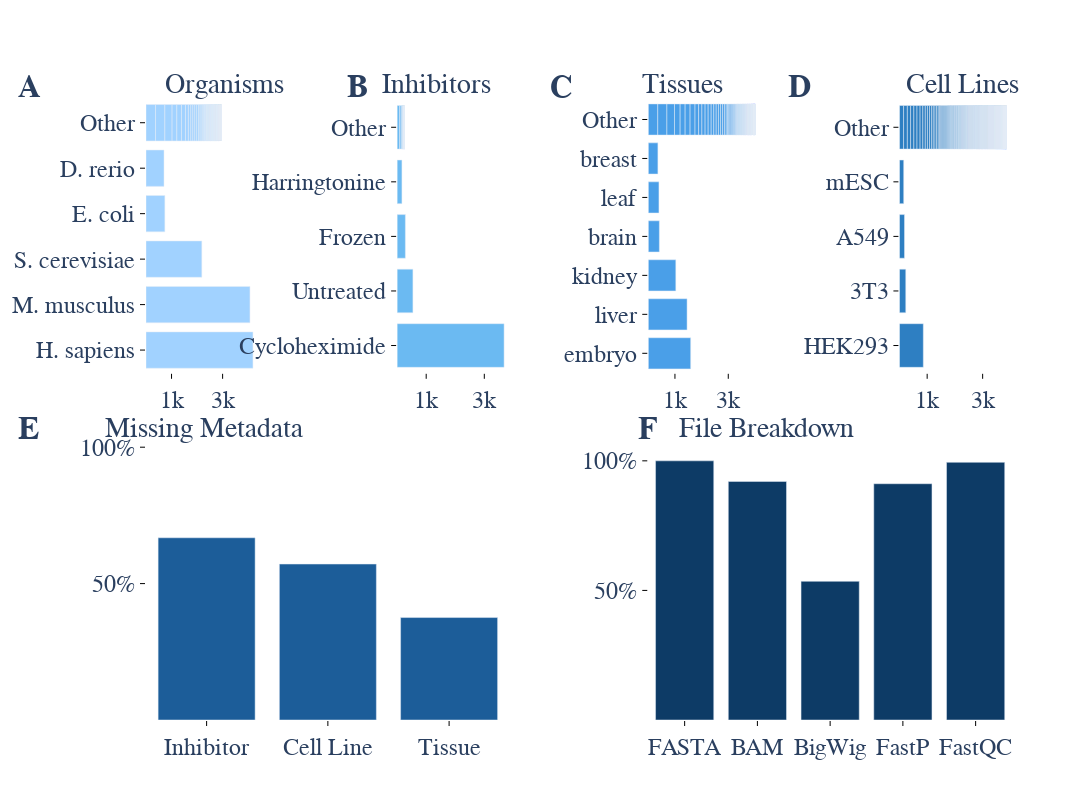

Notebook cell for this chart:
### Code cell
import plotly.graph_objects as go
from plotly.subplots import make_subplots

# Define the consistent style
plot_layout = go.Layout(
    font=dict(family="Arial", size=14),
    title_font_size=30,
    legend=dict(
        traceorder="normal",
        font=dict(family="Arial", size=12),
        bgcolor="rgba(0,0,0,0)",
        bordercolor="Black",
        borderwidth=2
    ),
    paper_bgcolor='white',
    plot_bgcolor='white',
    xaxis=dict(
        title_font=dict(family="Arial", size=16),
        tickfont=dict(family="Arial", size=16)
    ),
    yaxis=dict(
        title_font=dict(family="Arial", size=16),
        tickfont=dict(family="Arial", size=14)
    ),
    height=800,
    width=1200,
    # title_text="Metadata Breakdowns",
    showlegend=False
)

# Create a multipanel figure with consistent style
fig = make_subplots(
    rows=2,
    cols=4,
    subplot_titles=[
        "",
        "",
        "",
        "",
        "","",
        "",""
    ],
    vertical_spacing=0.12,
    horizontal_spacing=0.16,
    specs=[
        [{"type": "bar"}, {"type": "bar"}, {"type": "bar"}, {"type": "bar"}],
        [{"type": "bar", "colspan": 2}, {}, {"type": "bar", "colspan": 2}, {}]
    ],
    # row_titles=["Metadata Breakdowns", "Additional Information"],
)
# Add your plots to the respective subplots

fig.add_trace(plot_organism_metadata_bar(df), row=1, col=1)
fig.add_trace(plot_inhibitor(df), row=1, col=2)
fig.add_trace(plot_tissue(df), row=1, col=3)
fig.add_trace(plot_cell_line(df), row=1, col=4)
fig.add_trace(plot_missing_metadata(df), row=2, col=1)
fig.add_trace(plot_file_existence(file_existence_df), row=2, col=3)

# label plots A, B, C, D, E, F
# Bold letters
fig.add_annotation(x=-0.15, y=1.05, xref="paper", yref="paper", text="<b>A</b>", showarrow=False, font=dict(size=32))
fig.add_annotation(x=0.23, y=1.05, xref="paper", yref="paper", text="<b>B</b>", showarrow=False, font=dict(size=32))
fig.add_annotation(x=0.48, y=1.05, xref="paper", yref="paper", text="<b>C</b>", showarrow=False, font=dict(size=32))
fig.add_annotation(x=0.77, y=1.05, xref="paper", yref="paper", text="<b>D</b>", showarrow=False, font=dict(size=32))
fig.add_annotation(x=-0.15, y=0.47, xref="paper", yref="paper", text="<b>E</b>", showarrow=False, font=dict(size=32))
fig.add_annotation(x=0.58, y=0.47, xref="paper", yref="paper", text="<b>F</b>", showarrow=False, font=dict(size=32))

# Titles
fig.add_annotation(x=0.02, y=1.05, xref="paper", yref="paper", text="Organisms", showarrow=False, font=dict(size=28))
fig.add_annotation(x=0.27, y=1.05, xref="paper", yref="paper", text="Inhibitors", showarrow=False, font=dict(size=28))
fig.add_annotation(x=0.62, y=1.05, xref="paper", yref="paper", text="Tissues", showarrow=False, font=dict(size=28))
fig.add_annotation(x=1.01, y=1.05, xref="paper", yref="paper", text="Cell Lines", showarrow=False, font=dict(size=28))
fig.add_annotation(x=-0.05, y=0.47, xref="paper", yref="paper", text="Missing Metadata", showarrow=False, font=dict(size=28))
fig.add_annotation(x=0.82, y=0.47, xref="paper", yref="paper", text="File Breakdown", showarrow=False, font=dict(size=28))
fig.update_layout(plot_layout)
# add consistent styling to the figure


fig.update_xaxes(
    ticks="outside",
    tickwidth=1,
    tickcolor='black',
    ticklen=5,
    tickvals=[1000, 3000],  # Set the tick values
    ticktext=["1k", "3k"],  # Set the tick labels
    tickfont=dict(size=24),  # Set the tick label font size
    row=1, col=1  # Target the subplot at row 1, column 1
)

fig.update_yaxes(
    ticks="outside",
    tickwidth=1,
    tickcolor='black',
    ticklen=5,
    tickfont=dict(size=24),  # Set the tick label font size
    row=1, col=1  # Target the subplot at row 1, column 1
)

fig.update_xaxes(
    ticks="outside",
    tickwidth=1,
    tickcolor='black',
    ticklen=5,
    tickvals=[1000, 3000],  # Set the tick values
    ticktext=["1k", "3k"],  # Set the tick labels
    tickfont=dict(size=24),  # Set the tick label font size
    row=1, col=2  # Target the subplot at row 1, column 1
)
fig.update_yaxes(
    ticks="outside",
    tickwidth=1,
    tickcolor='black',
    ticklen=5,
    tickfont=dict(size=24),  # Set the tick label font size
    row=1, col=2  # Target the subplot at row 1, column 1
)

fig.update_xaxes(
    ticks="outside",
    tickwidth=1,
    tickcolor='black',
    ticklen=5,
    tickvals=[1000, 3000],  # Set the tick values
    ticktext=["1k", "3k"],  # Set the tick labels
    tickfont=dict(size=24),  # Set the tick label font size
    row=1, col=3  # Target the subplot at row 1, column 1
)
fig.update_yaxes(
    ticks="outside",
    tickwidth=1,
    tickcolor='black',
    ticklen=5,
    tickfont=dict(size=24),  # Set the tick label font size
    row=1, col=3  # Target the subplot at row 1, column 1
)

fig.update_xaxes(
    ticks="outside",
    tickwidth=1,
    tickcolor='black',
    ticklen=5,
    tickvals=[1000, 3000],  # Set the tick values
    ticktext=["1k", "3k"],  # Set the tick labels
    tickfont=dict(size=24),  # Set the tick label font size
    row=1, col=4  # Target the subplot at row 1, column 1
)
fig.update_yaxes(
    ticks="outside",
    tickwidth=1,
    tickcolor='black',
    ticklen=5,
    tickfont=dict(size=24),  # Set the tick label font size
    row=1, col=4  # Target the subplot at row 1, column 1
)

fig.update_xaxes(
    ticks="outside",
    tickwidth=1,
    tickcolor='black',
    ticklen=5,
    # tickvals=[2500, 5000, 7500, 10000],  # Set the tick values
    # ticktext=["2500", "5000", "7500", "10000"],  # Set the tick labels
    tickfont=dict(size=24),  # Set the tick label font size
    row=2, col=1,  # Target the subplot at row 1, column 1
)
fig.update_yaxes(
    ticks="outside",
    tickwidth=1,
    tickcolor='black',
    ticklen=5,
    tickfont=dict(size=24),  # Set the tick label font size
    row=2, col=1,  # Target the subplot at row 2, column 1
    range=[0, 100],
    ticksuffix='%',
    tickvals=[50, 100],  # Specify the tick values
    ticktext=['50%', '100%'],  # Specify the tick labels
)

fig.update_xaxes(
    ticks="outside",
    tickwidth=1,
    tickcolor='black',
    ticklen=5,
    # tickvals=[2500, 5000, 7500, 10000],  # Set the tick values
    # ticktext=["2500", "5000", "7500", "10000"],  # Set the tick labels
    tickfont=dict(size=24),  # Set the tick label font size
    row=2, col=3  # Target the subplot at row 1, column 1
)
fig.update_yaxes(
    ticks="outside",
    tickwidth=1,
    tickcolor='black',
    ticklen=5,
    tickfont=dict(size=24),  # Set the tick label font size
    row=2, col=3,  # Target the subplot at row 1, column 1
    tickvals=[50, 100],  # Specify the tick values
    ticktext=['50%', '100%'],  # Specify the tick labels
)

# Modify the colors of each trace
fig.data[0].marker.color = '#A1D2FF'  # Pale Blue
fig.data[1].marker.color = '#6BBAF2'  # Light Blue
fig.data[2].marker.color = '#4A9FE8'  # Light Medium Blue
fig.data[3].marker.color = '#2E7FC2'  # Medium Blue
fig.data[4].marker.color = '#1C5D99'  # Medium Dark Blue
fig.data[5].marker.color = '#0D3B66'  # Dark Blue

fig.write_image("metadata_breakdowns.svg")
fig.show()

### Figure 1 — Plotly figure (JSON) as saved in the notebook; plotly's stock layout.template omitted (floating-point values rounded to 4 significant figures; data arrays with more than 128 entries replaced by an {"elided": "..."} marker saying what was removed)
{"data": [{"marker": {"color": "#A1D2FF"}, "name": "Organism Breakdown", "orientation": "h", "type": "bar", "x": [4188, 4071, 2186, 738, 705, 374, 365, 282, 187, 181, 156, 115, 97, 78, 77, 77, 72, 53, 41, 40, 33, 32, 28, 28, 27, 24, 22, 21, 20, 20, 19, 17, 16, 16, 16, 16, 16, 14, 14, 14, 12, 12, 12, 12, 12, 12, 12, 11, 10, 10, 10, 10, 10, 9, 9, 9, 9, 8, 8, 8, 7, 6, 6, 6, 6, 6, 6, 6, 6, 6, 6, 5, 5, 4, 4, 4, 4, 4, 4, 4, 4, 3, 3, 3, 3, 2, 2, 2, 2, 2, 2, 2, 1, 1, 1, 1], "xaxis": "x", "y": ["H. sapiens", "M. musculus", "S. cerevisiae", "E. coli", "D. rerio", "Other", "Other", "Other", "Other", "Other", "Other", "Other", "Other", "Other", "Other", "Other", "Other", "Other", "Other", "Other", "Other", "Other", "Other", "Other", "Other", "Other", "Other", "Other", "Other", "Other", "Other", "Other", "Other", "Other", "Other", "Other", "Other", "Other", "Other", "Other", "Other", "Other", "Other", "Other", "Other", "Other", "Other", "Other", "Other", "Other", "Other", "Other", "Other", "Other", "Other", "Other", "Other", "Other", "Other", "Other", "Other", "Other", "Other", "Other", "Other", "Other", "Other", "Other", "Other", "Other", "Other", "Other", "Other", "Other", "Other", "Other", "Other", "Other", "Other", "Other", "Other", "Other", "Other", "Other", "Other", "Other", "Other", "Other", "Other", "Other", "Other", "Other", "Other", "Other", "Other", "Other"], "yaxis": "y"}, {"marker": {"color": "#6BBAF2"}, "orientation": "h", "type": "bar", "x": [3681, 543, 284, 165, 87, 52, 29, 17, 13, 12, 10, 7, 6, 4, 2, 2, 2, 2, 2, 2, 2, 2, 1], "xaxis": "x2", "y": ["Cycloheximide", "Untreated", "Frozen", "Harringtonine", "Other", "Other", "Other", "Other", "Other", "Other", "Other", "Other", "Other", "Other", "Other", "Other", "Other", "Other", "Other", "Other", "Other", "Other", "Other"], "yaxis": "y2"}, {"marker": {"color": "#4A9FE8"}, "name": "Tissue Breakdown", "orientation": "h", "type": "bar", "x": {"elided": "143 int values"}, "xaxis": "x3", "y": {"elided": "143 str values"}, "yaxis": "y3"}, {"marker": {"color": "#2E7FC2"}, "name": "Cell Line Breakdown", "orientation": "h", "type": "bar", "x": {"elided": "326 int values"}, "xaxis": "x4", "y": {"elided": "326 str values"}, "yaxis": "y4"}, {"marker": {"color": "#1C5D99"}, "name": "Missing Metadata Entries", "type": "bar", "x": ["Inhibitor", "Cell Line", "Tissue"], "xaxis": "x5", "y": [66.8, 57.17, 37.56], "yaxis": "y5"}, {"marker": {"color": "#0D3B66"}, "name": "", "type": "bar", "x": ["FASTA", "BAM", "BigWig", "FastP", "FastQC"], "xaxis": "x7", "y": [100, 92.04, 53.51, 91.17, 99.43], "yaxis": "y7"}], "layout": {"annotations": [{"font": {"size": 32}, "showarrow": false, "text": "<b>A</b>", "x": -0.15, "xref": "paper", "y": 1.05, "yref": "paper"}, {"font": {"size": 32}, "showarrow": false, "text": "<b>B</b>", "x": 0.23, "xref": "paper", "y": 1.05, "yref": "paper"}, {"font": {"size": 32}, "showarrow": false, "text": "<b>C</b>", "x": 0.48, "xref": "paper", "y": 1.05, "yref": "paper"}, {"font": {"size": 32}, "showarrow": false, "text": "<b>D</b>", "x": 0.77, "xref": "paper", "y": 1.05, "yref": "paper"}, {"font": {"size": 32}, "showarrow": false, "text": "<b>E</b>", "x": -0.15, "xref": "paper", "y": 0.47, "yref": "paper"}, {"font": {"size": 32}, "showarrow": false, "text": "<b>F</b>", "x": 0.58, "xref": "paper", "y": 0.47, "yref": "paper"}, {"font": {"size": 28}, "showarrow": false, "text": "Organisms", "x": 0.02, "xref": "paper", "y": 1.05, "yref": "paper"}, {"font": {"size": 28}, "showarrow": false, "text": "Inhibitors", "x": 0.27, "xref": "paper", "y": 1.05, "yref": "paper"}, {"font": {"size": 28}, "showarrow": false, "text": "Tissues", "x": 0.62, "xref": "paper", "y": 1.05, "yref": "paper"}, {"font": {"size": 28}, "showarrow": false, "text": "Cell Lines", "x": 1.01, "xref": "paper", "y": 1.05, "yref": "paper"}, {"font": {"size": 28}, "showarrow": false, "text": "Missing Metadata", "x": -0.05, "xref": "paper", "y": 0.47, "yref": "paper"}, {"font": {"size": 28}, "showarrow": false, "text": "File Breakdown", "x": 0.82, "xref": "paper", "y": 0.47, "yref": "paper"}], "font": {"family": "Arial", "size": 14}, "height": 800, "legend": {"bgcolor": "rgba(0,0,0,0)", "bordercolor": "Black", "borderwidth": 2, "font": {"family": "Arial", "size": 12}, "traceorder": "normal"}, "paper_bgcolor": "white", "plot_bgcolor": "white", "showlegend": false, "title": {"font": {"size": 30}}, "width": 1200, "xaxis": {"anchor": "y", "domain": [0, 0.13], "tickcolor": "black", "tickfont": {"family": "Arial", "size": 24}, "ticklen": 5, "ticks": "outside", "ticktext": ["1k", "3k"], "tickvals": [1000, 3000], "tickwidth": 1, "title": {"font": {"family": "Arial", "size": 16}}}, "xaxis2": {"anchor": "y2", "domain": [0.29, 0.42], "tickcolor": "black", "tickfont": {"size": 24}, "ticklen": 5, "ticks": "outside", "ticktext": ["1k", "3k"], "tickvals": [1000, 3000], "tickwidth": 1}, "xaxis3": {"anchor": "y3", "domain": [0.58, 0.71], "tickcolor": "black", "tickfont": {"size": 24}, "ticklen": 5, "ticks": "outside", "ticktext": ["1k", "3k"], "tickvals": [1000, 3000], "tickwidth": 1}, "xaxis4": {"anchor": "y4", "domain": [0.87, 1], "tickcolor": "black", "tickfont": {"size": 24}, "ticklen": 5, "ticks": "outside", "ticktext": ["1k", "3k"], "tickvals": [1000, 3000], "tickwidth": 1}, "xaxis5": {"anchor": "y5", "domain": [0, 0.42], "tickcolor": "black", "tickfont": {"size": 24}, "ticklen": 5, "ticks": "outside", "tickwidth": 1}, "xaxis6": {"anchor": "y6", "domain": [0.29, 0.42]}, "xaxis7": {"anchor": "y7", "domain": [0.58, 1], "tickcolor": "black", "tickfont": {"size": 24}, "ticklen": 5, "ticks": "outside", "tickwidth": 1}, "xaxis8": {"anchor": "y8", "domain": [0.87, 1]}, "yaxis": {"anchor": "x", "domain": [0.56, 1], "tickcolor": "black", "tickfont": {"family": "Arial", "size": 24}, "ticklen": 5, "ticks": "outside", "tickwidth": 1, "title": {"font": {"family": "Arial", "size": 16}}}, "yaxis2": {"anchor": "x2", "domain": [0.56, 1], "tickcolor": "black", "tickfont": {"size": 24}, "ticklen": 5, "ticks": "outside", "tickwidth": 1}, "yaxis3": {"anchor": "x3", "domain": [0.56, 1], "tickcolor": "black", "tickfont": {"size": 24}, "ticklen": 5, "ticks": "outside", "tickwidth": 1}, "yaxis4": {"anchor": "x4", "domain": [0.56, 1], "tickcolor": "black", "tickfont": {"size": 24}, "ticklen": 5, "ticks": "outside", "tickwidth": 1}, "yaxis5": {"anchor": "x5", "domain": [0, 0.44], "range": [0, 100], "tickcolor": "black", "tickfont": {"size": 24}, "ticklen": 5, "ticks": "outside", "ticksuffix": "%", "ticktext": ["50%", "100%"], "tickvals": [50, 100], "tickwidth": 1}, "yaxis6": {"anchor": "x6", "domain": [0, 0.44]}, "yaxis7": {"anchor": "x7", "domain": [0, 0.44], "tickcolor": "black", "tickfont": {"size": 24}, "ticklen": 5, "ticks": "outside", "ticktext": ["50%", "100%"], "tickvals": [50, 100], "tickwidth": 1}, "yaxis8": {"anchor": "x8", "domain": [0, 0.44]}}}
